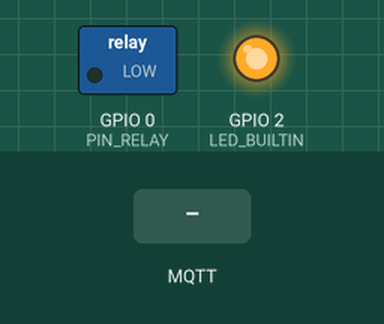
Recording of a sketch running on a simulated ESP8266 (NodeMCU). Shown: switched loads named in the sketch (green lamp = pin HIGH), output pins drawn as LEDs (lit = HIGH, except the on-board LED, lit = LOW). The inputs (shaded band) are chosen by the test bench. WiFi joins after 1.5 s; servers stay silent unless stated; no MQTT or app messages arrive unless stated; what the sketch prints to the serial monitor is not drawn.

Above: at 2.7 s.
2.8 s: MQTT message "relay_on" arrives on the first subscribed topic
At 4.17 s:
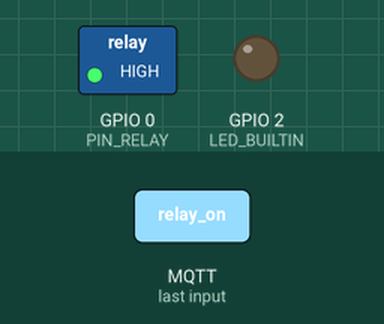
At 5.4 s:
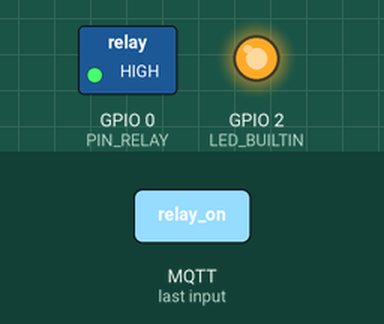
5.7 s: MQTT message "relay_off" arrives on the first subscribed topic
At 8.26 s:
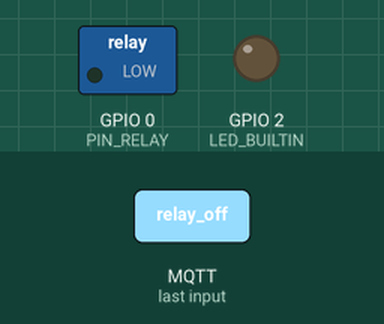
Timing chart, 0 to 13.9 s (numbered marks = the images above; inputs shaded):
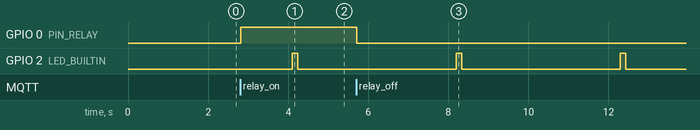

The sketch:

sketch_feb20e.ino
```cpp
//
// Учебный стенд для занятий по Wi-Fi
//
// Управление реле через Интернет
// Версия MQTT
//
// Февраль 2025 г.
// 1.0 v
//


// Библиотека Wi-Fi

#include <ESP8266WiFi.h>

#define MY_SSID "fizmat"
#define MY_PASS ""

// Библиотека MQTT брокера

#include <PubSubClient.h>
WiFiClient net;
PubSubClient client(net);

// Получить настройки можно в https://clusterfly.ru/

#define MQTT_SERVER ""
#define MQTT_PORT 9991
#define MQTT_USER ""
#define MQTT_PASSWORD ""

#define MQTT_CIENT_ID "user_xxxxxxxx_relay" // MQTT_USER + какая строка
#define MQTT_SUBSCRIBE_RELAY "user_xxxxxxxx/relay/do" // MQTT_USER + /relay/do

// Pin нагрузки

#define PIN_RELAY 0


void setup() {

  pinMode(LED_BUILTIN, OUTPUT);
  pinMode(PIN_RELAY, OUTPUT);
  // digitalWrite(PIN_RELAY, HIGH); // только модуля расширения для ESP-01/ESP-01s

  Serial.begin(9600);

  Serial.println();
  Serial.println("Hello");

  // Инициализация Wi-Fi

  WiFi.begin(MY_SSID, MY_PASS);

  Serial.print("MAC address: ");
  Serial.println(WiFi.macAddress());

  while (WiFi.status() != WL_CONNECTED) {
    delay(500);
    Serial.print(".");
  }

  Serial.println("");
  Serial.print("Connected to ");
  Serial.println(WiFi.SSID());
  Serial.print("IP address: ");
  Serial.println(WiFi.localIP());

  // Инициализация MQTT брокера

  client.setServer(MQTT_SERVER, MQTT_PORT);
  client.setCallback(msgReceived);

}


void loop() {

  // Сигнальный светодиод

  digitalWrite(LED_BUILTIN, ( WiFi.status() == WL_CONNECTED && bitRead( millis(), 11 ) == 0 && bitRead( millis() + 1900, 11 ) == 0 ) ? HIGH : LOW);

  // Подключение к MQTT-брокеру

  if ( !client.connected() ) {

    if ( client.connect(MQTT_CIENT_ID, MQTT_USER, MQTT_PASSWORD) ) {

      Serial.println("Успешное подключение к брокеру MQTT");

      client.subscribe(MQTT_SUBSCRIBE_RELAY, 1);

    } else {

      Serial.println("Сбой соединения с брокером MQTT");
      delay(5000);

    }

  }

  client.loop();

}


//
// Помощник MQTT
//

void msgReceived(char* topic, byte* payload, unsigned int length) {

    String msg = "";
    for ( int i = 0; i < length; i++ ) msg += (char) payload[i];

    Serial.print("Получено сообщение [");
    Serial.print(topic);
    Serial.print("]: ");
    Serial.println(msg);

    if ( msg == "relay_on" ) on();
    if ( msg == "relay_off" ) off();

}


//
// Включить
//

void on() {

  Serial.println("On");
  digitalWrite(PIN_RELAY, HIGH);
// digitalWrite(PIN_RELAY, LOW); // только модуля расширения для ESP-01/ESP-01s
}


//
// Выключить
//

void off() {

  Serial.println("Off");
  digitalWrite(PIN_RELAY, LOW);
  // digitalWrite(PIN_RELAY, HIGH); // только модуля расширения для ESP-01/ESP-01s

}
```

Measured:
- after the input at 2.8 s, GPIO 0 (PIN_RELAY): LOW → HIGH at once
- after the input at 5.7 s, GPIO 0 (PIN_RELAY): HIGH → LOW at once
- by itself, GPIO 2 (LED_BUILTIN): alternates HIGH for 0.15 s and LOW for 3.9 s
